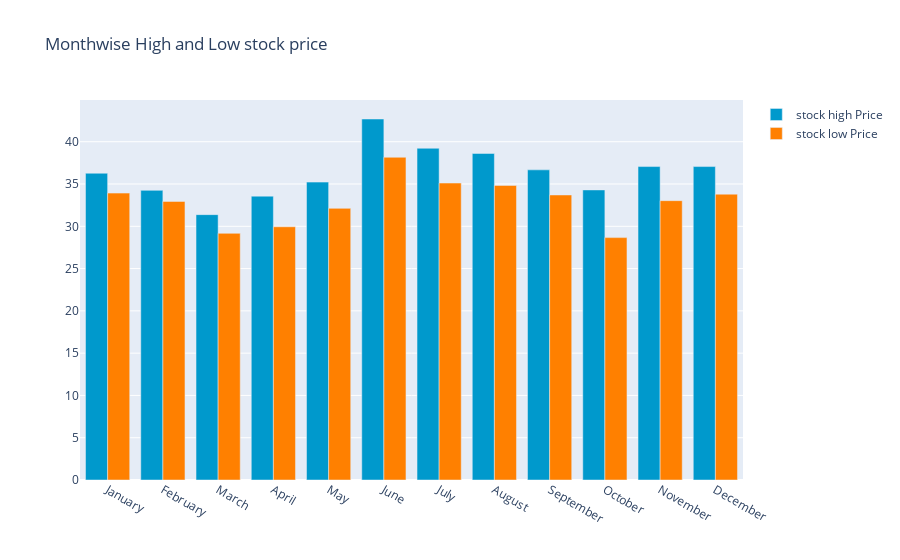

Notebook code for this chart:
### Code cell
y_2018.groupby(y_2018['Date'].dt.strftime('%B'))['Low'].min()
monthvise_high = y_2018.groupby(data['Date'].dt.strftime('%B'))['High'].max()
monthvise_high = monthvise_high.reindex(new_order, axis=0)

monthvise_low = y_2018.groupby(y_2018['Date'].dt.strftime('%B'))['Low'].min()
monthvise_low = monthvise_low.reindex(new_order, axis=0)

fig = go.Figure()
fig.add_trace(go.Bar(
    x=monthvise_high.index,
    y=monthvise_high,
    name='stock high Price',
    marker_color='rgb(0, 153, 204)'
))
fig.add_trace(go.Bar(
    x=monthvise_low.index,
    y=monthvise_low,
    name='stock low Price',
    marker_color='rgb(255, 128, 0)'
))

fig.update_layout(barmode='group', 
                  title=' Monthwise High and Low stock price')
fig.show()

### Figure 1 — Plotly figure (JSON) as saved in the notebook; plotly's stock layout.template omitted (floating-point values rounded to 4 significant figures)
{"data": [{"marker": {"color": "rgb(0, 153, 204)"}, "name": "stock high Price", "type": "bar", "x": ["January", "February", "March", "April", "May", "June", "July", "August", "September", "October", "November", "December"], "y": [36.28, 34.25, 31.38, 33.56, 35.22, 42.69, 39.22, 38.62, 36.67, 34.3, 37.06, 37.06]}, {"marker": {"color": "rgb(255, 128, 0)"}, "name": "stock low Price", "type": "bar", "x": ["January", "February", "March", "April", "May", "June", "July", "August", "September", "October", "November", "December"], "y": [33.92, 32.94, 29.17, 29.94, 32.12, 38.16, 35.12, 34.83, 33.7, 28.66, 33.03, 33.8]}], "layout": {"barmode": "group", "title": {"text": " Monthwise High and Low stock price"}}}
